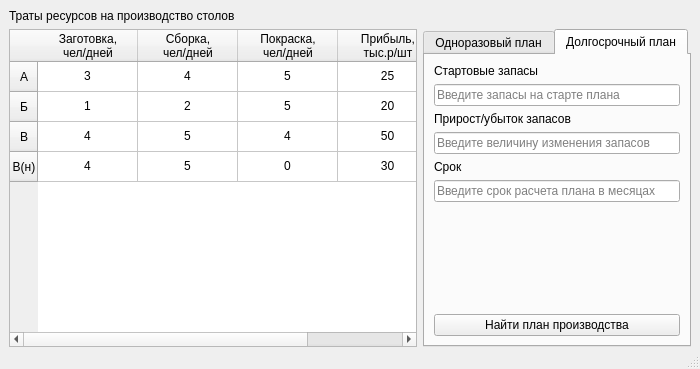
<?xml version="1.0" encoding="UTF-8"?>
<ui version="4.0">
 <class>MainWindow</class>
 <widget class="QMainWindow" name="MainWindow">
  <property name="geometry">
   <rect>
    <x>0</x>
    <y>0</y>
    <width>700</width>
    <height>369</height>
   </rect>
  </property>
  <property name="minimumSize">
   <size>
    <width>700</width>
    <height>0</height>
   </size>
  </property>
  <property name="windowTitle">
   <string>Расчет плана</string>
  </property>
  <widget class="QWidget" name="w_main">
   <layout class="QGridLayout" name="gl_main">
    <property name="bottomMargin">
     <number>0</number>
    </property>
    <item row="2" column="0" colspan="2">
     <widget class="QTableWidget" name="tw_model">
      <row>
       <property name="text">
        <string>А</string>
       </property>
       <property name="textAlignment">
        <set>AlignCenter</set>
       </property>
      </row>
      <row>
       <property name="text">
        <string>Б</string>
       </property>
       <property name="textAlignment">
        <set>AlignCenter</set>
       </property>
      </row>
      <row>
       <property name="text">
        <string>В</string>
       </property>
       <property name="textAlignment">
        <set>AlignCenter</set>
       </property>
      </row>
      <row>
       <property name="text">
        <string>В(н)</string>
       </property>
       <property name="textAlignment">
        <set>AlignCenter</set>
       </property>
      </row>
      <column>
       <property name="text">
        <string>Заготовка,
чел/дней</string>
       </property>
       <property name="textAlignment">
        <set>AlignHCenter|AlignTop</set>
       </property>
      </column>
      <column>
       <property name="text">
        <string>Сборка,
чел/дней</string>
       </property>
       <property name="textAlignment">
        <set>AlignHCenter|AlignTop</set>
       </property>
      </column>
      <column>
       <property name="text">
        <string>Покраска,
чел/дней</string>
       </property>
       <property name="textAlignment">
        <set>AlignHCenter|AlignTop</set>
       </property>
      </column>
      <column>
       <property name="text">
        <string>Прибыль,
тыс.р/шт</string>
       </property>
       <property name="textAlignment">
        <set>AlignHCenter|AlignTop</set>
       </property>
      </column>
      <item row="0" column="0">
       <property name="text">
        <string>3</string>
       </property>
       <property name="textAlignment">
        <set>AlignCenter</set>
       </property>
       <property name="flags">
        <set>ItemIsSelectable|ItemIsEditable|ItemIsUserCheckable|ItemIsEnabled</set>
       </property>
      </item>
      <item row="0" column="1">
       <property name="text">
        <string>4</string>
       </property>
       <property name="textAlignment">
        <set>AlignCenter</set>
       </property>
       <property name="flags">
        <set>ItemIsSelectable|ItemIsEditable|ItemIsUserCheckable|ItemIsEnabled</set>
       </property>
      </item>
      <item row="0" column="2">
       <property name="text">
        <string>5</string>
       </property>
       <property name="textAlignment">
        <set>AlignCenter</set>
       </property>
       <property name="flags">
        <set>ItemIsSelectable|ItemIsEditable|ItemIsUserCheckable|ItemIsEnabled</set>
       </property>
      </item>
      <item row="0" column="3">
       <property name="text">
        <string>25</string>
       </property>
       <property name="textAlignment">
        <set>AlignCenter</set>
       </property>
       <property name="flags">
        <set>ItemIsSelectable|ItemIsEditable|ItemIsUserCheckable|ItemIsEnabled</set>
       </property>
      </item>
      <item row="1" column="0">
       <property name="text">
        <string>1</string>
       </property>
       <property name="textAlignment">
        <set>AlignCenter</set>
       </property>
       <property name="flags">
        <set>ItemIsSelectable|ItemIsEditable|ItemIsUserCheckable|ItemIsEnabled</set>
       </property>
      </item>
      <item row="1" column="1">
       <property name="text">
        <string>2</string>
       </property>
       <property name="textAlignment">
        <set>AlignCenter</set>
       </property>
       <property name="flags">
        <set>ItemIsSelectable|ItemIsEditable|ItemIsUserCheckable|ItemIsEnabled</set>
       </property>
      </item>
      <item row="1" column="2">
       <property name="text">
        <string>5</string>
       </property>
       <property name="textAlignment">
        <set>AlignCenter</set>
       </property>
       <property name="flags">
        <set>ItemIsSelectable|ItemIsEditable|ItemIsUserCheckable|ItemIsEnabled</set>
       </property>
      </item>
      <item row="1" column="3">
       <property name="text">
        <string>20</string>
       </property>
       <property name="textAlignment">
        <set>AlignCenter</set>
       </property>
       <property name="flags">
        <set>ItemIsSelectable|ItemIsEditable|ItemIsUserCheckable|ItemIsEnabled</set>
       </property>
      </item>
      <item row="2" column="0">
       <property name="text">
        <string>4</string>
       </property>
       <property name="textAlignment">
        <set>AlignCenter</set>
       </property>
       <property name="flags">
        <set>ItemIsSelectable|ItemIsEditable|ItemIsUserCheckable|ItemIsEnabled</set>
       </property>
      </item>
      <item row="2" column="1">
       <property name="text">
        <string>5</string>
       </property>
       <property name="textAlignment">
        <set>AlignCenter</set>
       </property>
       <property name="flags">
        <set>ItemIsSelectable|ItemIsEditable|ItemIsUserCheckable|ItemIsEnabled</set>
       </property>
      </item>
      <item row="2" column="2">
       <property name="text">
        <string>4</string>
       </property>
       <property name="textAlignment">
        <set>AlignCenter</set>
       </property>
       <property name="flags">
        <set>ItemIsSelectable|ItemIsEditable|ItemIsUserCheckable|ItemIsEnabled</set>
       </property>
      </item>
      <item row="2" column="3">
       <property name="text">
        <string>50</string>
       </property>
       <property name="textAlignment">
        <set>AlignCenter</set>
       </property>
       <property name="flags">
        <set>ItemIsSelectable|ItemIsEditable|ItemIsUserCheckable|ItemIsEnabled</set>
       </property>
      </item>
      <item row="3" column="0">
       <property name="text">
        <string>4</string>
       </property>
       <property name="textAlignment">
        <set>AlignCenter</set>
       </property>
       <property name="flags">
        <set>ItemIsSelectable|ItemIsUserCheckable|ItemIsEnabled</set>
       </property>
      </item>
      <item row="3" column="1">
       <property name="text">
        <string>5</string>
       </property>
       <property name="textAlignment">
        <set>AlignCenter</set>
       </property>
       <property name="flags">
        <set>ItemIsSelectable|ItemIsUserCheckable|ItemIsEnabled</set>
       </property>
      </item>
      <item row="3" column="2">
       <property name="text">
        <string>0</string>
       </property>
       <property name="textAlignment">
        <set>AlignCenter</set>
       </property>
       <property name="flags">
        <set>ItemIsSelectable|ItemIsUserCheckable|ItemIsEnabled</set>
       </property>
      </item>
      <item row="3" column="3">
       <property name="text">
        <string>30</string>
       </property>
       <property name="textAlignment">
        <set>AlignCenter</set>
       </property>
       <property name="flags">
        <set>ItemIsSelectable|ItemIsEditable|ItemIsUserCheckable|ItemIsEnabled</set>
       </property>
      </item>
     </widget>
    </item>
    <item row="2" column="2">
     <widget class="QTabWidget" name="tabw_solve">
      <property name="sizePolicy">
       <sizepolicy hsizetype="Fixed" vsizetype="Expanding">
        <horstretch>0</horstretch>
        <verstretch>0</verstretch>
       </sizepolicy>
      </property>
      <property name="minimumSize">
       <size>
        <width>268</width>
        <height>0</height>
       </size>
      </property>
      <property name="currentIndex">
       <number>1</number>
      </property>
      <widget class="QWidget" name="t_one_off">
       <attribute name="title">
        <string>Одноразовый план</string>
       </attribute>
       <layout class="QVBoxLayout" name="vl_one_off">
        <item>
         <widget class="QLabel" name="l_oo_supply">
          <property name="text">
           <string>Запасы</string>
          </property>
         </widget>
        </item>
        <item>
         <widget class="QLineEdit" name="le_oo_supply">
          <property name="placeholderText">
           <string>Введите запасы</string>
          </property>
         </widget>
        </item>
        <item>
         <spacer name="vs_oo">
          <property name="orientation">
           <enum>Qt::Vertical</enum>
          </property>
          <property name="sizeHint" stdset="0">
           <size>
            <width>20</width>
            <height>40</height>
           </size>
          </property>
         </spacer>
        </item>
        <item>
         <widget class="QPushButton" name="pb_oo_solve">
          <property name="text">
           <string>Найти план производства</string>
          </property>
         </widget>
        </item>
       </layout>
      </widget>
      <widget class="QWidget" name="t_long_term">
       <attribute name="title">
        <string>Долгосрочный план</string>
       </attribute>
       <layout class="QVBoxLayout" name="vl_long_term">
        <item>
         <widget class="QLabel" name="l_lt_supply">
          <property name="text">
           <string>Стартовые запасы</string>
          </property>
         </widget>
        </item>
        <item>
         <widget class="QLineEdit" name="le_lt_supply">
          <property name="placeholderText">
           <string>Введите запасы на старте плана</string>
          </property>
         </widget>
        </item>
        <item>
         <widget class="QLabel" name="l_lt_step">
          <property name="text">
           <string>Прирост/убыток запасов</string>
          </property>
         </widget>
        </item>
        <item>
         <widget class="QLineEdit" name="le_lt_step">
          <property name="text">
           <string/>
          </property>
          <property name="placeholderText">
           <string>Введите величину изменения запасов</string>
          </property>
         </widget>
        </item>
        <item>
         <widget class="QLabel" name="l_lt_long">
          <property name="text">
           <string>Срок</string>
          </property>
         </widget>
        </item>
        <item>
         <widget class="QLineEdit" name="le_lt_period">
          <property name="text">
           <string/>
          </property>
          <property name="placeholderText">
           <string>Введите срок расчета плана в месяцах</string>
          </property>
         </widget>
        </item>
        <item>
         <spacer name="vs_lt">
          <property name="orientation">
           <enum>Qt::Vertical</enum>
          </property>
          <property name="sizeHint" stdset="0">
           <size>
            <width>20</width>
            <height>192</height>
           </size>
          </property>
         </spacer>
        </item>
        <item>
         <widget class="QPushButton" name="pb_lt_solve">
          <property name="text">
           <string>Найти план производства</string>
          </property>
         </widget>
        </item>
       </layout>
      </widget>
     </widget>
    </item>
    <item row="1" column="0" colspan="3">
     <widget class="QLabel" name="l_model">
      <property name="text">
       <string>Траты ресурсов на производство столов</string>
      </property>
     </widget>
    </item>
   </layout>
  </widget>
  <widget class="QStatusBar" name="statusbar"/>
 </widget>
 <resources/>
 <connections/>
</ui>
